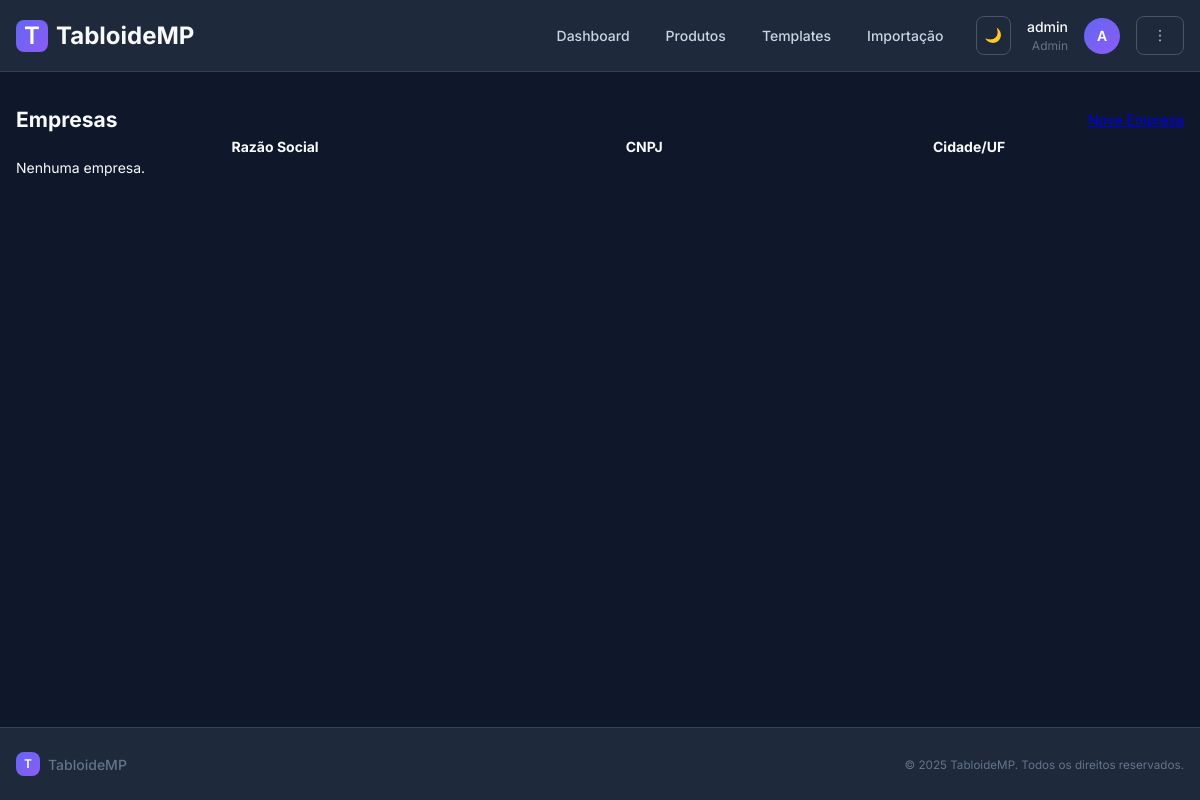
/empresas/ (signed in), run on an earlier commit of the app's database.
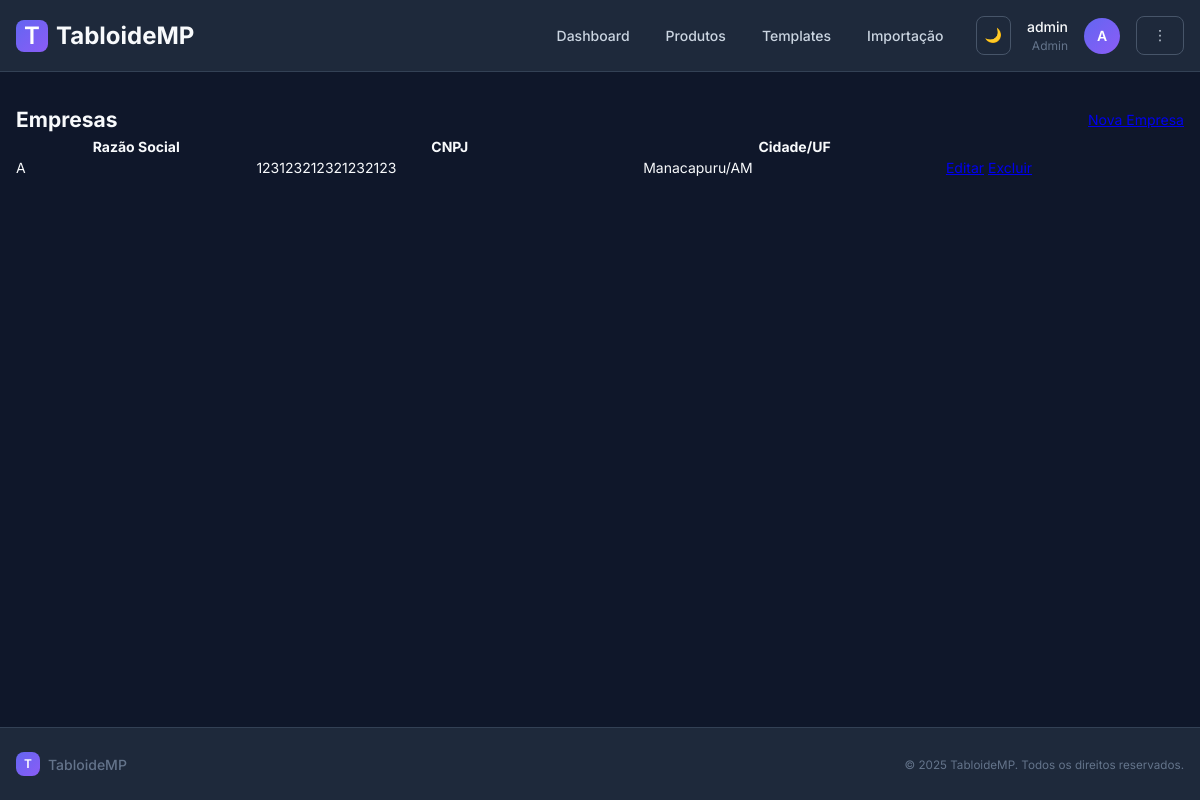
And on a later commit of the database.
### relatorios/models.py (models this page shows, shortened)
class Empresa(models.Model):
    user = models.OneToOneField(User, on_delete=models.CASCADE, related_name='empresa_profile', null=True, blank=True)
    razao_social = models.CharField(max_length=200)
    nome_fantasia = models.CharField(max_length=200, blank=True)
    cnpj = models.CharField(max_length=18, unique=True)
    ie = models.CharField(max_length=20, blank=True)
    email = models.EmailField(blank=True)
    telefone = models.CharField(max_length=30, blank=True)
    cep = models.CharField(max_length=10, blank=True)
    endereco = models.CharField(max_length=255, blank=True)
    cidade = models.CharField(max_length=100, blank=True)
    uf = models.CharField(max_length=2, blank=True)
    logo = models.ImageField(upload_to="empresas/", blank=True, null=True)
    criado_em = models.DateTimeField(auto_now_add=True)
    atualizado_em = models.DateTimeField(auto_now=True)
    class Meta:
        ordering = ["razao_social"]

### relatorios/views.py (the view)
# urls.py: path("empresas/", views.EmpresaListView.as_view(), name="empresa_list"),
class EmpresaListView(EmpresaRequiredMixin, ListView):
    model = Empresa
    paginate_by = 20
    template_name = "relatorios/empresas/list.html"

### templates/relatorios/empresas/list.html (shortened to what this page needs)
{% extends 'base.html' %}
{% block content %}
<section>
  <div style="display:flex;justify-content:space-between;align-items:center;">
    <h2>Empresas</h2>
    <a href="{% url 'relatorios:empresa_create' %}">Nova Empresa</a>
  </div>
  <table style="width:100%;border-collapse:collapse;">
    <thead>
      <tr><th>Razão Social</th><th>CNPJ</th><th>Cidade/UF</th><th></th></tr>
    </thead>
    <tbody>
      {% for e in object_list %}
      <tr>
        <td>{{ e.razao_social }}</td>
        <td>{{ e.cnpj }}</td>
        <td>{{ e.cidade }}{% if e.uf %}/{{ e.uf }}{% endif %}</td>
        <td>
          <a href="{% url 'relatorios:empresa_update' e.pk %}">Editar</a>
          <a href="{% url 'relatorios:empresa_delete' e.pk %}">Excluir</a>
        </td>
      </tr>
      {% empty %}
      <tr><td colspan="4">Nenhuma empresa.</td></tr>
      {% endfor %}
    </tbody>
  </table>
</section>
{% endblock %}

What changed in the data, as far as the page shows it:
added Empresa: razao_social "A", cnpj "123123212321232123", cidade "Manacapuru", uf "AM"
Also different on the page:
text no longer shown: "Nenhuma empresa."
